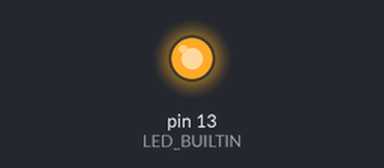
Bench run of a sketch on a simulated Arduino Uno, built with avr-gcc and run on an emulated ATmega328P. Parts: output pins drawn as LEDs (lit = HIGH). What the sketch prints to the serial monitor is not drawn.

Above: at 1.0 s.
At 4.0 s:
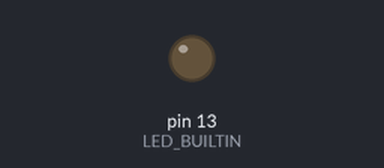
Timing chart, 0 to 6.5 s (numbered marks = the images above):
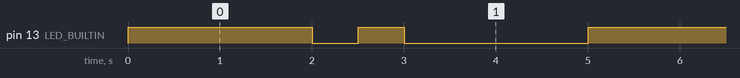

Measured:
- by itself, pin 13 (LED_BUILTIN): repeats every 5.0 s: LOW 0.50 s, HIGH 0.50 s, LOW 2.0 s, HIGH 2.0 s
- by itself, everything shown: repeats every 5.0 s, in 4 steps

The sketch:

sketch_blink.ino
```cpp
void setup() {
  Serial.begin(115200);
  while (!Serial);
  Serial.println("Setup");
  pinMode(LED_BUILTIN, OUTPUT);
}

void loop() {
  digitalWrite(LED_BUILTIN, HIGH);
  delay(2000);
  digitalWrite(LED_BUILTIN, LOW);
  delay(500);
  digitalWrite(LED_BUILTIN, HIGH);
  delay(500);
  digitalWrite(LED_BUILTIN, LOW);
  delay(2000);
  Serial.println("Blinked xD");
}
```
